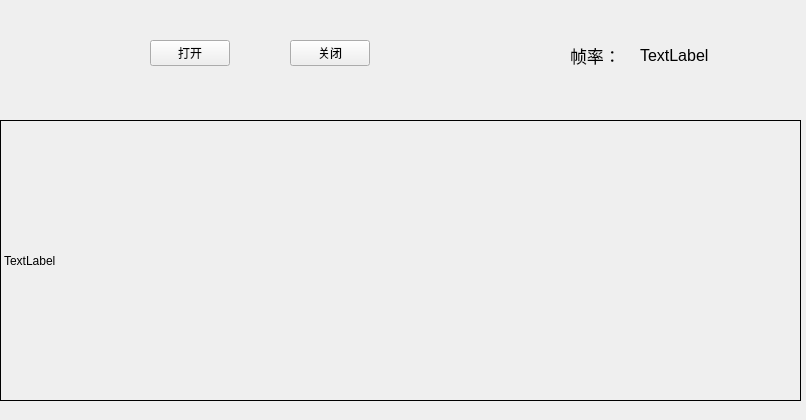
<?xml version="1.0" encoding="UTF-8"?>
<ui version="4.0">
 <class>MainWindow</class>
 <widget class="QMainWindow" name="MainWindow">
  <property name="geometry">
   <rect>
    <x>0</x>
    <y>0</y>
    <width>806</width>
    <height>420</height>
   </rect>
  </property>
  <property name="windowTitle">
   <string>MainWindow</string>
  </property>
  <widget class="QWidget" name="centralWidget">
   <widget class="QLabel" name="labImg">
    <property name="geometry">
     <rect>
      <x>0</x>
      <y>120</y>
      <width>801</width>
      <height>281</height>
     </rect>
    </property>
    <property name="sizePolicy">
     <sizepolicy hsizetype="Expanding" vsizetype="Expanding">
      <horstretch>0</horstretch>
      <verstretch>0</verstretch>
     </sizepolicy>
    </property>
    <property name="frameShape">
     <enum>QFrame::Box</enum>
    </property>
    <property name="text">
     <string>TextLabel</string>
    </property>
   </widget>
   <widget class="QLabel" name="labCount">
    <property name="geometry">
     <rect>
      <x>640</x>
      <y>30</y>
      <width>81</width>
      <height>51</height>
     </rect>
    </property>
    <property name="font">
     <font>
      <pointsize>12</pointsize>
     </font>
    </property>
    <property name="text">
     <string>TextLabel</string>
    </property>
   </widget>
   <widget class="QPushButton" name="btnClose">
    <property name="geometry">
     <rect>
      <x>290</x>
      <y>40</y>
      <width>80</width>
      <height>26</height>
     </rect>
    </property>
    <property name="text">
     <string>关闭</string>
    </property>
   </widget>
   <widget class="QLabel" name="label">
    <property name="geometry">
     <rect>
      <x>570</x>
      <y>40</y>
      <width>61</width>
      <height>31</height>
     </rect>
    </property>
    <property name="font">
     <font>
      <pointsize>13</pointsize>
     </font>
    </property>
    <property name="text">
     <string>帧率：</string>
    </property>
   </widget>
   <widget class="QPushButton" name="pushButton">
    <property name="geometry">
     <rect>
      <x>150</x>
      <y>40</y>
      <width>80</width>
      <height>26</height>
     </rect>
    </property>
    <property name="text">
     <string>打开</string>
    </property>
   </widget>
  </widget>
 </widget>
 <layoutdefault spacing="6" margin="11"/>
 <resources/>
 <connections>
  <connection>
   <sender>btnClose</sender>
   <signal>clicked()</signal>
   <receiver>MainWindow</receiver>
   <slot>Close()</slot>
   <hints>
    <hint type="sourcelabel">
     <x>333</x>
     <y>52</y>
    </hint>
    <hint type="destinationlabel">
     <x>514</x>
     <y>101</y>
    </hint>
   </hints>
  </connection>
  <connection>
   <sender>pushButton</sender>
   <signal>clicked()</signal>
   <receiver>MainWindow</receiver>
   <slot>Open()</slot>
   <hints>
    <hint type="sourcelabel">
     <x>205</x>
     <y>56</y>
    </hint>
    <hint type="destinationlabel">
     <x>216</x>
     <y>81</y>
    </hint>
   </hints>
  </connection>
 </connections>
 <slots>
  <slot>Close()</slot>
  <slot>Open()</slot>
 </slots>
</ui>
